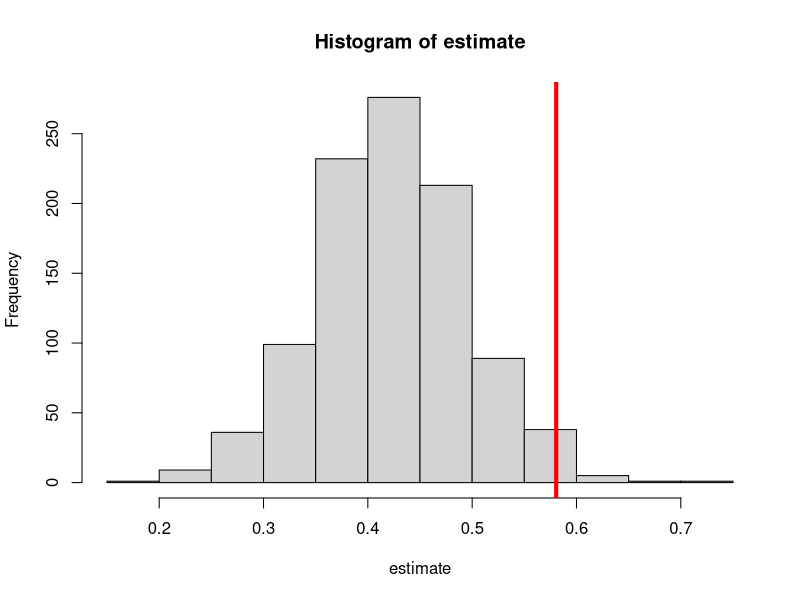
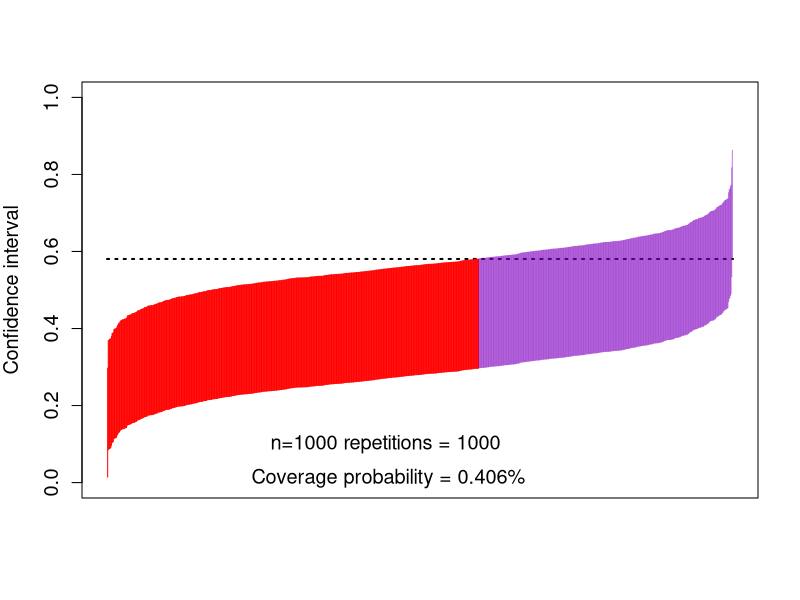

R code for these plots, in order: (Note: a time limit stopped this script after it produced the figures.)
## ---- chunk 1
    mean_y <- function(m, a, w) abs(w) + a * m
    mean_m <- function(a, w) plogis(w^2 - a)
    pscore <- function(w) plogis(1 - abs(w))
## ---- chunk 2
    #| echo: false
    #| results: hide
    w_big <- runif(1e6, -1, 1)
    trueval <- mean((mean_y(1, 1, w_big) - mean_y(1, 0, w_big)) *
      mean_m(0, w_big) + (mean_y(0, 1, w_big) - mean_y(0, 0, w_big)) *
        (1 - mean_m(0, w_big)))
    print(trueval)
## ---- chunk 3
    gcomp <- function(y, m, a, w) {
      lm_y <- lm(y ~ m + a + w)
      pred_y1 <- predict(lm_y, newdata = data.frame(a = 1, m = m, w = w))
      pred_y0 <- predict(lm_y, newdata = data.frame(a = 0, m = m, w = w))
      pseudo <- pred_y1 - pred_y0
      lm_pseudo <- lm(pseudo ~ a + w)
      pred_pseudo <- predict(lm_pseudo, newdata = data.frame(a = 0, w = w))
      estimate <- mean(pred_pseudo)
      return(estimate)
    }
## ---- chunk 4
    estimate <- lapply(seq_len(1000), function(iter) {
      n <- 1000
      w <- runif(n, -1, 1)
      a <- rbinom(n, 1, pscore(w))
      m <- rbinom(n, 1, mean_m(a, w))
      y <- rnorm(n, mean_y(m, a, w))
      est <- gcomp(y, m, a, w)
      return(est)
    })
    estimate <- do.call(c, estimate)

    hist(estimate)
    abline(v = trueval, col = "red", lwd = 4)
## ---- chunk 5
    #| fig-width: 8
    cis <- cbind(
      estimate - qnorm(0.975) * sd(estimate),
      estimate + qnorm(0.975) * sd(estimate)
    )

    ord <- order(rowSums(cis))
    lower <- cis[ord, 1]
    upper <- cis[ord, 2]
    curve(trueval + 0 * x,
      ylim = c(0, 1), xlim = c(0, 1001), lwd = 2, lty = 3, xaxt = "n",
      xlab = "", ylab = "Confidence interval", cex.axis = 1.2, cex.lab = 1.2
    )
    for (i in 1:1000) {
      clr <- rgb(0.5, 0, 0.75, 0.5)
      if (upper[i] < trueval || lower[i] > trueval) clr <- rgb(1, 0, 0, 1)
      points(rep(i, 2), c(lower[i], upper[i]), type = "l", lty = 1, col = clr)
    }
    text(450, 0.10, "n=1000 repetitions = 1000 ", cex = 1.2)
    text(450, 0.01, paste0(
      "Coverage probability = ",
      mean(lower < trueval & trueval < upper), "%"
    ), cex = 1.2)
## ---- chunk 6
mean_y <- function(m, a, w) abs(w) + a * m
mean_m <- function(a, w)plogis(w^2 - a)
pscore <- function(w) plogis(1 - abs(w))

w_big <- runif(1e6, -1, 1)
trueval <- mean((mean_y(1, 1, w_big) - mean_y(1, 0, w_big)) * mean_m(0, w_big)
                + (mean_y(0, 1, w_big) - mean_y(0, 0, w_big)) *
                  (1 - mean_m(0, w_big)))

n <- 1000
w <- runif(n, -1, 1)
a <- rbinom(n, 1, pscore(w))
m <- rbinom(n, 1, mean_m(a, w))
y <- rnorm(n, mean_y(m, a, w))
## ---- chunk 7
    library(mgcv)
    ## fit model for E(Y | A, W)
    b_fit <- gam(y ~ m:a + s(w, by = a))
    ## fit model for P(A = 1 | M, W)
    e_fit <- gam(a ~ m + w + s(w, by = m), family = binomial)
    ## fit model for P(A = 1 | W)
    g_fit <- gam(a ~ w, family = binomial)
## ---- chunk 8
    ## Compute P(A = 1 | W)
    g1_pred <- predict(g_fit, type = 'response')
    ## Compute P(A = 0 | W)
    g0_pred <- 1 - g1_pred
    ## Compute P(A = 1 | M, W)
    e1_pred <- predict(e_fit, type = 'response')
    ## Compute P(A = 0 | M, W)
    e0_pred <- 1 - e1_pred
    ## Compute E(Y | A = 1, M, W)
    b1_pred <- predict(b_fit, newdata = data.frame(a = 1, m, w))
    ## Compute E(Y | A = 0, M, W)
    b0_pred <- predict(b_fit, newdata = data.frame(a = 0, m, w))
    ## Compute E(Y | A, M, W)
    b_pred  <- predict(b_fit)
## ---- chunk 9
    ## Compute Q(M, W)
    pseudo <- b1_pred - b0_pred
    ## Fit model for E[Q(M, W) | A, W]
    q_fit <- gam(pseudo ~ a + w + s(w, by = a))
    ## Compute E[Q(M, W) | A = 0, W]
    q_pred <- predict(q_fit, newdata = data.frame(a = 0, w = w))
## ---- chunk 10
    ip_weights <- a / g0_pred * e0_pred / e1_pred - (1 - a) / g0_pred
## ---- chunk 11
    eif <- ip_weights * (y - b_pred) + (1 - a) / g0_pred * (pseudo - q_pred) +
      q_pred
## ---- chunk 12
    ## One-step estimator
    mean(eif)
## ---- chunk 13
one_step <- function(y, m, a, w) {
  b_fit <- gam(y ~ m:a + s(w, by = a))
  e_fit <- gam(a ~ m + w + s(w, by = m), family = binomial)
  g_fit <- gam(a ~ w, family = binomial)
  g1_pred <- predict(g_fit, type = 'response')
  g0_pred <- 1 - g1_pred
  e1_pred <- predict(e_fit, type = 'response')
  e0_pred <- 1 - e1_pred
  b1_pred <- predict(
    b_fit, newdata = data.frame(a = 1, m, w), type = 'response'
  )
  b0_pred <- predict(
    b_fit, newdata = data.frame(a = 0, m, w), type = 'response'
  )
  b_pred  <- predict(b_fit, type = 'response')
  pseudo <- b1_pred - b0_pred
  q_fit <- gam(pseudo ~ a + w + s(w, by = a))
  q_pred <- predict(q_fit, newdata = data.frame(a = 0, w = w))
  ip_weights <- a / g0_pred * e0_pred / e1_pred - (1 - a) / g0_pred
  eif <- ip_weights * (y - b_pred) + (1 - a) / g0_pred *
    (pseudo - q_pred) + q_pred
  return(mean(eif))
}
## ---- chunk 14
w_big <- runif(1e6, -1, 1)
trueval <- mean((mean_y(1, 1, w_big) - mean_y(1, 0, w_big)) * mean_m(0, w_big)
  + (mean_y(0, 1, w_big) - mean_y(0, 0, w_big)) * (1 - mean_m(0, w_big)))
print(trueval)
## ---- chunk 15
estimate <- lapply(seq_len(1000), function(iter) {
  n <- 1000
  w <- runif(n, -1, 1)
  a <- rbinom(n, 1, pscore(w))
  m <- rbinom(n, 1, mean_m(a, w))
  y <- rnorm(n, mean_y(m, a, w))
  estimate <- one_step(y, m, a, w)
  return(estimate)
})
estimate <- do.call(c, estimate)

hist(estimate)
abline(v = trueval, col = "red", lwd = 4)
## ---- chunk 16
#| fig-width: 8
cis <- cbind(
  estimate - qnorm(0.975) * sd(estimate),
  estimate + qnorm(0.975) * sd(estimate)
)

ord <- order(rowSums(cis))
lower <- cis[ord, 1]
upper <- cis[ord, 2]
curve(trueval + 0 * x,
  ylim = c(0, 1), xlim = c(0, 1001), lwd = 2, lty = 3, xaxt = "n",
  xlab = "", ylab = "Confidence interval", cex.axis = 1.2, cex.lab = 1.2
)
for (i in 1:1000) {
  clr <- rgb(0.5, 0, 0.75, 0.5)
  if (upper[i] < trueval || lower[i] > trueval) clr <- rgb(1, 0, 0, 1)
  points(rep(i, 2), c(lower[i], upper[i]), type = "l", lty = 1, col = clr)
}
text(450, 0.10, "n=1000 repetitions = 1000 ", cex = 1.2)
text(450, 0.01, paste0(
  "Coverage probability = ",
  mean(lower < trueval & trueval < upper), "%"
), cex = 1.2)
